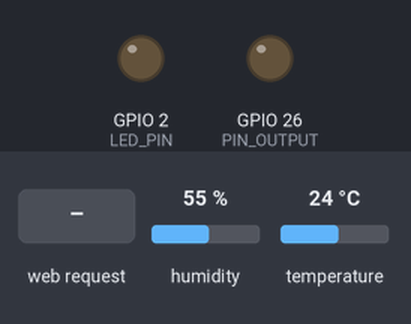
A sketch run on a simulated ESP32. On the bench: output pins drawn as LEDs (lit = HIGH). The inputs (shaded band) are chosen by the test bench; at power-on: humidity 55 %, temperature 24 °C. WiFi joins after 1.5 s; servers stay silent unless stated; what the sketch prints to the serial monitor is not drawn.

Above: at 2.7 s.
2.8 s: HTTP request GET /H received
At 3.4 s:
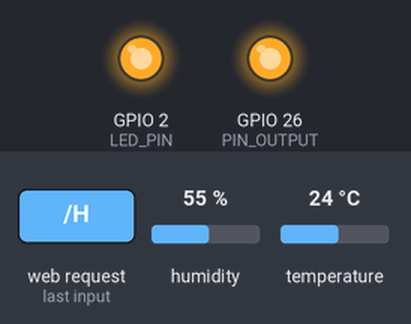
4.3 s: HTTP request GET /L received
At 5.6 s:
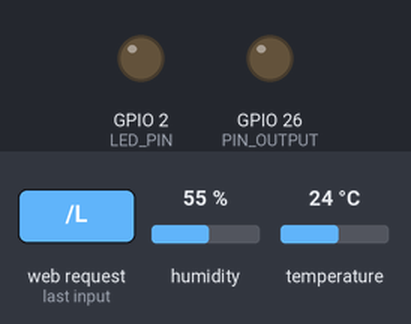
Timing chart, 0 to 7.3 s (numbered marks = the images above; inputs shaded):
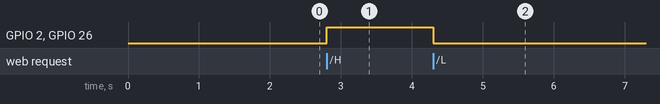

The sketch:

Ejemplo_Server_LEDs_DHT.ino
```cpp
/*
Ejemplo catedra IoT basado en Sparkfun
*/

#include <WiFi.h>
#include <DHT.h> // <-- Agregamos la librería DHT

#define DHTPIN 25       // Pin donde está conectado el DHT11
#define DHTTYPE DHT22   // Tipo de sensor

DHT dht(DHTPIN, DHTTYPE); // Creamos el objeto del sensor

const char* ssid = "xxxxxx";
const char* password = "xxxxx";
const int LED_PIN = 2;
const int PIN_OUTPUT = 26;
WiFiServer server(80);

void setup()
{
    Serial.begin(115200);
    pinMode(LED_PIN, OUTPUT);
    pinMode(PIN_OUTPUT, OUTPUT);
    delay(10);

    dht.begin(); // <-- Inicializamos el sensor

    Serial.println();
    Serial.print("Connecting to ");
    Serial.println(ssid);

    WiFi.begin(ssid, password);

    while (WiFi.status() != WL_CONNECTED) {
        delay(500);
        Serial.print(".");
    }

    Serial.println("");
    Serial.println("WiFi connected.");
    Serial.println("IP address: ");
    Serial.println(WiFi.localIP());

    server.begin();
}

int value = 0;

void loop(){
 WiFiClient client = server.available();

  if (client) {
    Serial.println("Nuevo cliente.");
    String currentLine = "";
    while (client.connected()) {
        if (client.available()) {
            char c = client.read();
            Serial.write(c);
            if (c == '\n') {
            if (currentLine.length() == 0) {
                    // Leemos el sensor DHT11
                    float h = dht.readHumidity();
                    float t = dht.readTemperature();

                    client.println("HTTP/1.1 200 OK");
                    client.println("Content-type:text/html");
                    client.println();

                    client.print("Haz clic <a href=\"/H\">aqui</a> para ENCENDER el LED <br>");
                    client.print("Haz clic <a href=\"/L\">aqui</a> para APAGAR el LED <br><br>");

                    // Mostramos valores del sensor
                    if (isnan(h) || isnan(t)) {
                        client.println("Error al leer el sensor DHT11<br>");
                        Serial.println("Error al leer el sensor DHT11<br>");

                    } else {
                        client.print("Temperatura: ");
                        client.print(t);
                        client.println(" &deg;C<br>");
                        client.print("Humedad: ");
                        client.print(h);
                        client.println(" %<br>");
                    }

                    client.println();
                    break;
                } else {
                    currentLine = "";
                }
               } else if (c != '\r') {
                currentLine += c;
            }

            if (currentLine.endsWith("GET /H")) {
                digitalWrite(LED_PIN, HIGH);
                digitalWrite(PIN_OUTPUT, HIGH);
            }
            if (currentLine.endsWith("GET /L")) {
                digitalWrite(LED_PIN, LOW);
                digitalWrite(PIN_OUTPUT, LOW);
            }
          }
        }
    client.stop();
    Serial.println("Client Disconnected.");
  }
}
```

Measured:
- after the input at 2.8 s, GPIO 2 (LED_PIN), GPIO 26 (PIN_OUTPUT): LOW → HIGH at once
- after the input at 4.3 s, GPIO 2 (LED_PIN), GPIO 26 (PIN_OUTPUT): HIGH → LOW at once
